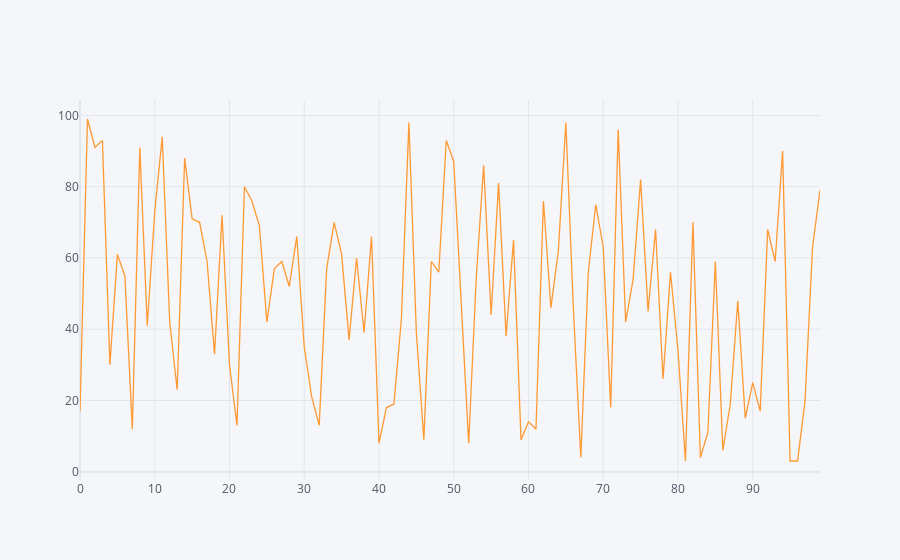

Notebook source saved alongside this figure:
### Code cell
df1.iplot()#we can know hpw it is varying

### Figure 1 — Plotly figure (JSON) as saved in the notebook; plotly's stock layout.template omitted (floating-point values rounded to 4 significant figures)
{"data": [{"line": {"color": "rgba(255, 153, 51, 1.0)", "dash": "solid", "shape": "linear", "width": 1.3}, "mode": "lines", "name": "0", "text": "", "type": "scatter", "x": [0, 1, 2, 3, 4, 5, 6, 7, 8, 9, 10, 11, 12, 13, 14, 15, 16, 17, 18, 19, 20, 21, 22, 23, 24, 25, 26, 27, 28, 29, 30, 31, 32, 33, 34, 35, 36, 37, 38, 39, 40, 41, 42, 43, 44, 45, 46, 47, 48, 49, 50, 51, 52, 53, 54, 55, 56, 57, 58, 59, 60, 61, 62, 63, 64, 65, 66, 67, 68, 69, 70, 71, 72, 73, 74, 75, 76, 77, 78, 79, 80, 81, 82, 83, 84, 85, 86, 87, 88, 89, 90, 91, 92, 93, 94, 95, 96, 97, 98, 99], "y": [17, 99, 91, 93, 30, 61, 55, 12, 91, 41, 73, 94, 42, 23, 88, 71, 70, 59, 33, 72, 30, 13, 80, 76, 69, 42, 57, 59, 52, 66, 35, 21, 13, 57, 70, 61, 37, 60, 39, 66, 8, 18, 19, 43, 98, 39, 9, 59, 56, 93, 87, 47, 8, 54, 86, 44, 81, 38, 65, 9, 14, 12, 76, 46, 62, 98, 46, 4, 56, 75, 63, 18, 96, 42, 54, 82, 45, 68, 26, 56, 34, 3, 70, 4, 11, 59, 6, 19, 48, 15, 25, 17, 68, 59, 90, 3, 3, 20, 63, 79]}], "layout": {"legend": {"bgcolor": "#F5F6F9", "font": {"color": "#4D5663"}}, "paper_bgcolor": "#F5F6F9", "plot_bgcolor": "#F5F6F9", "title": {"font": {"color": "#4D5663"}}, "xaxis": {"gridcolor": "#E1E5ED", "showgrid": true, "tickfont": {"color": "#4D5663"}, "title": {"font": {"color": "#4D5663"}, "text": ""}, "zerolinecolor": "#E1E5ED"}, "yaxis": {"gridcolor": "#E1E5ED", "showgrid": true, "tickfont": {"color": "#4D5663"}, "title": {"font": {"color": "#4D5663"}, "text": ""}, "zerolinecolor": "#E1E5ED"}}}
